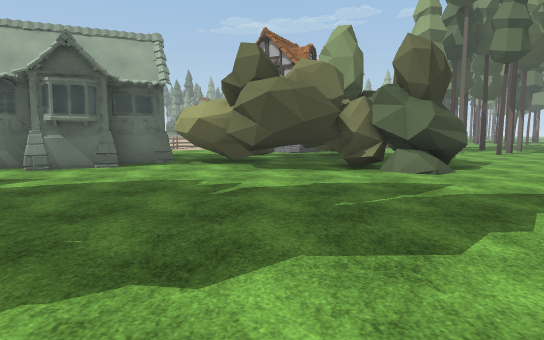
View 1 (above)

24 first-person views from a walk through a 3-D level made in the Unity game engine. The camera is 1.5 m above the floor, tilts 6° down and sees 75° across. The floor is counted in squares, 2 m on a side. Each view is taken from the middle of a square. On the plan, view 1 faces up. The plan holds only what a view shows up to about 11 squares ahead; the rest is blank. The place goes on beyond the plan. Some animated figures are not drawn. Some surface patterns are stand-ins.

View 2
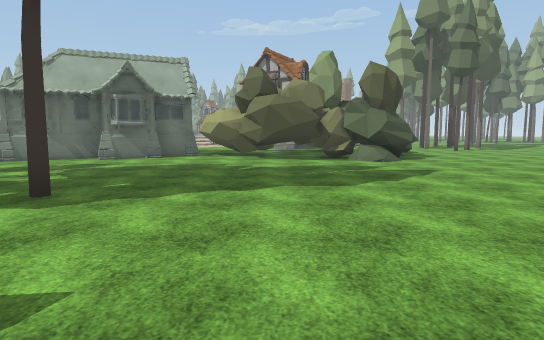

View 3
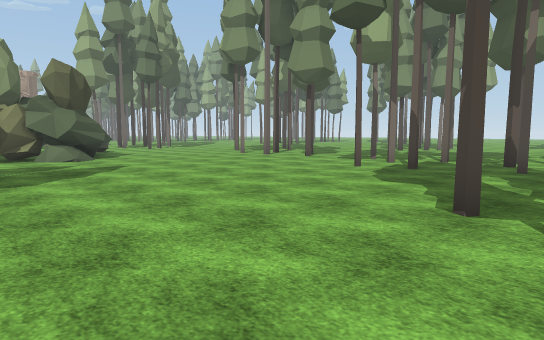

View 4
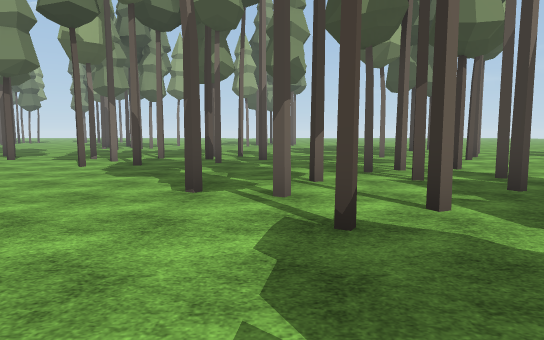

View 5
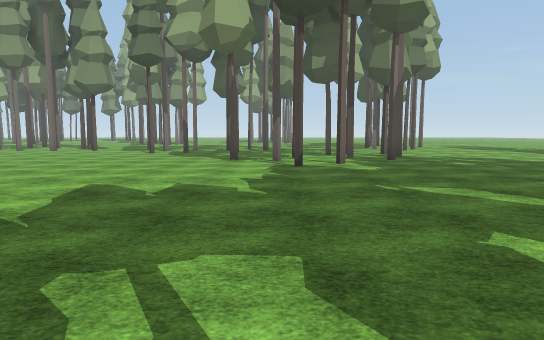

View 6
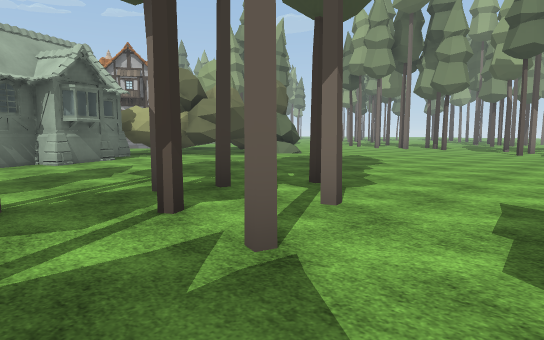

View 7
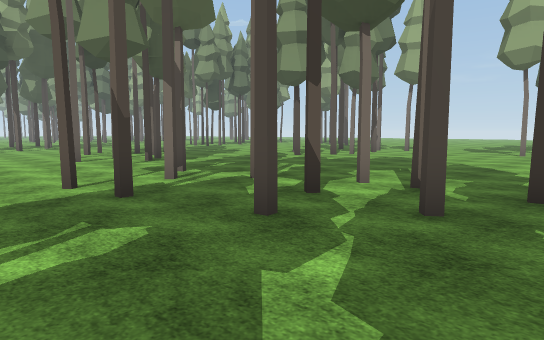

View 8
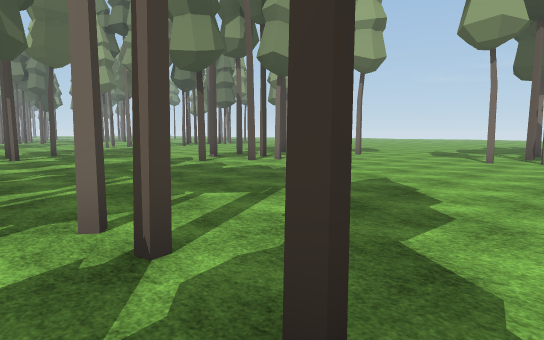

View 9
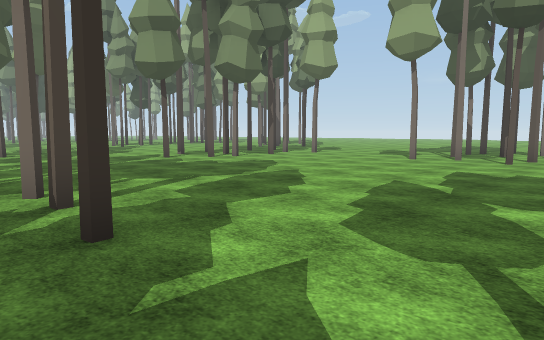

View 10
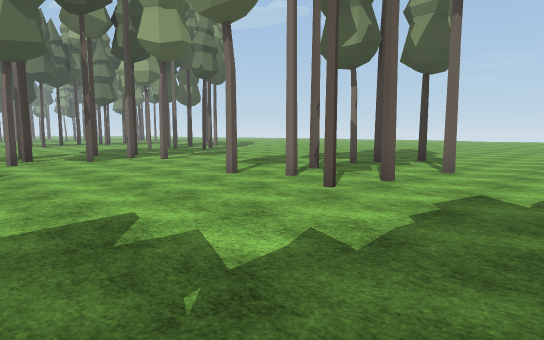

View 11
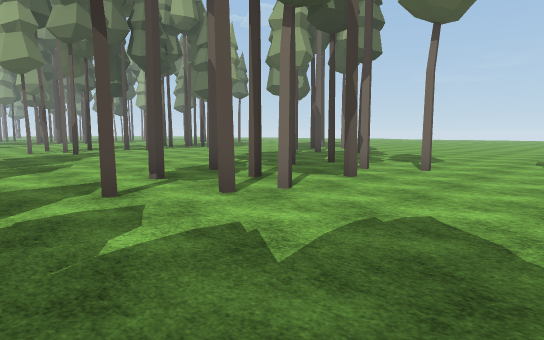

View 12
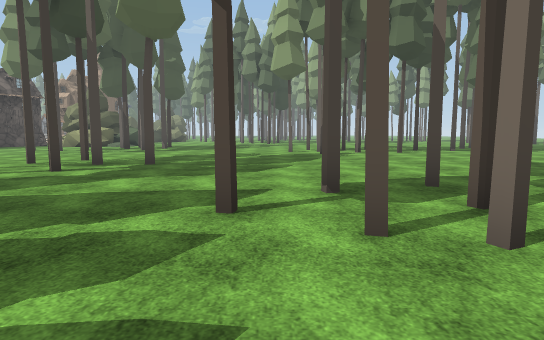

View 13
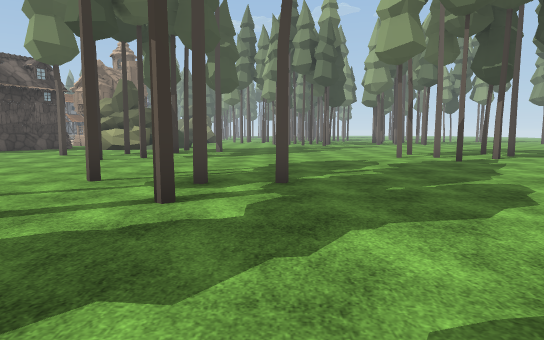

View 14
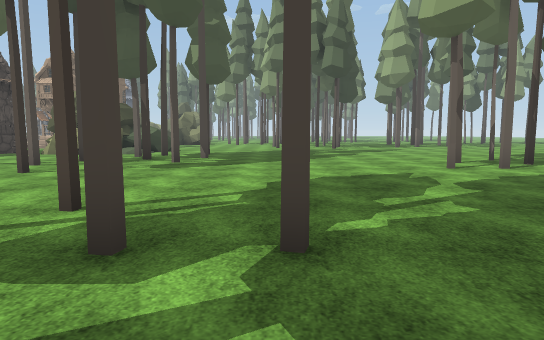

View 15
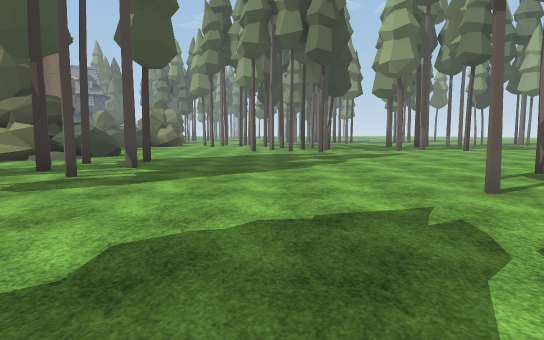

View 16
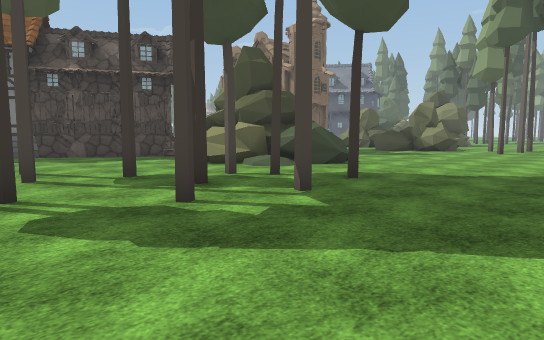

View 17
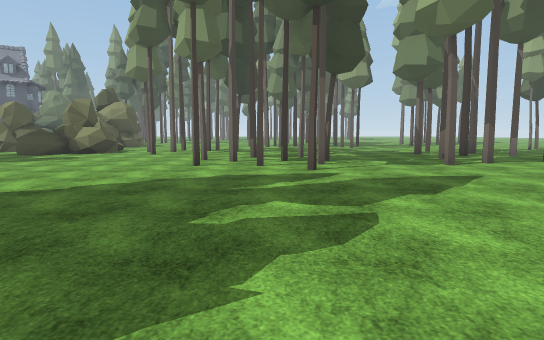

View 18
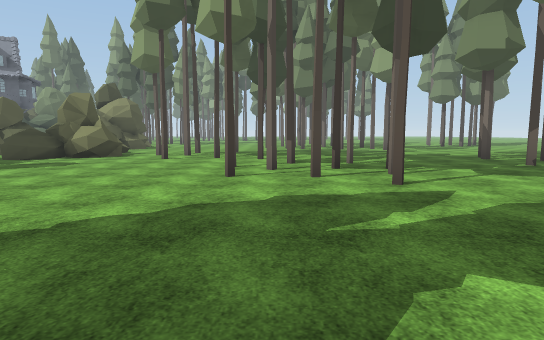

View 19
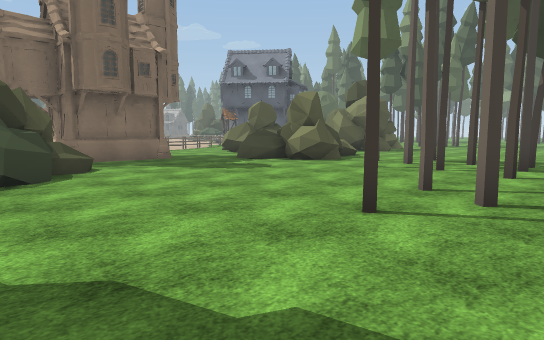

View 20
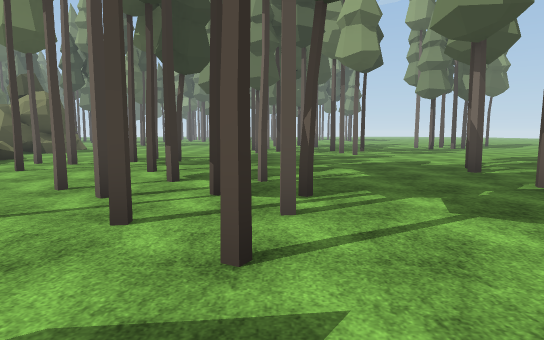

View 21
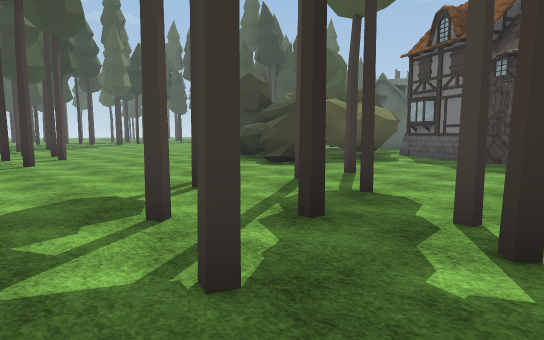

View 22
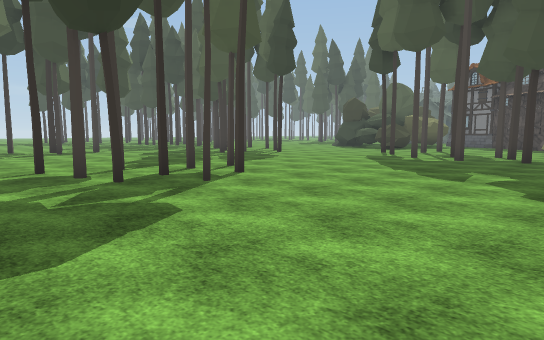

View 23
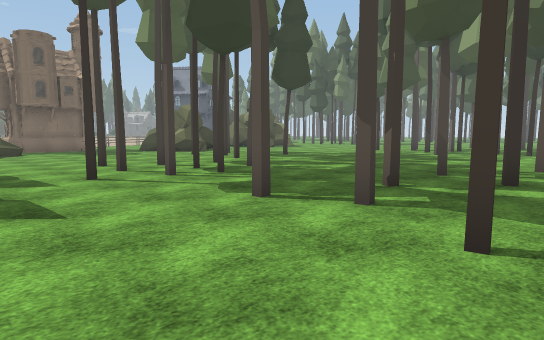

View 24
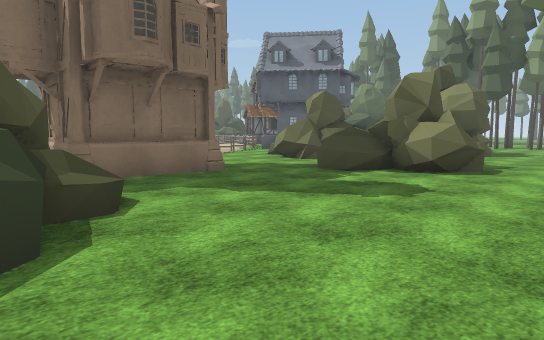

### Floor plan
Key: @ floor where view 1 was taken; # wall or solid block; . floor; / step, stairs or slope; = window, fence, low wall or low ledge; ^ raised ledge; H house; T pine tree; O other object.
Columns run from 7 left of view 1 to 22 right of it. Each row starts with its distance up from view 1.
 30            #^  ^..T... .......
 29           ##. ###....T........
 28           ...#^##....T........
 27           ....^...T........##
 26            .................##
 25             H........#.....#..
 24             H........T#T......
 23           H#H.........#...##..
 22              #^........T....#.
 21               #^=.............
 20               #^^.............
 19           #####/..............
 18           #..^/...............
 17           #.....#.............
 16          #.....#.#............
 15         ##........#.....#....
 14         #....#.#..........#T.O
 13         ###..............T#..
 12           ###..............#.
 11             #.................
 10     H   #   #.....#...........
  9     H####   .................
  8   #H.#######.....#.#.........
  7 HHH....##.#.....#............
  6 .................#............
  5  .................#........#..
  4  .......................##..#.
  3  .......................#.....
  2 ..##........................#.
  1 ..#.#...........#.............
  0 ..##...@......................
 -1 ...............#..............
 -2 .................##...........
 -3   .........#...#...........#..
 -4  .........#.....#.#...........
 -5   ..........................#.
 -6    .........##................
 -7     .......#.......... .......
 -8       ......#.#..      .....
 -9         ........

Positions as (right, up) in squares from view 1, and headings:
1: (0, 0), facing up
2: (0, -3), facing up
3: (0, -4), facing up-right
4: (-1, -4), facing right
5: (-6, -4), facing right
6: (-7, -2), facing up-right
7: (6, -5), facing up-right
8: (10, -5), facing up-right
9: (10, -7), facing up-right
10: (16, -8), facing up-right
11: (14, -1), facing up-right
12: (16, 0), facing up
13: (13, 3), facing up
14: (13, 6), facing up
15: (14, 9), facing up
16: (14, 13), facing up-left
17: (15, 15), facing up
18: (14, 17), facing up
19: (15, 20), facing up-left
20: (16, 20), facing up
21: (12, 18), facing down-left
22: (22, 20), facing down-left
23: (22, 20), facing up-left
24: (11, 21), facing up-left
